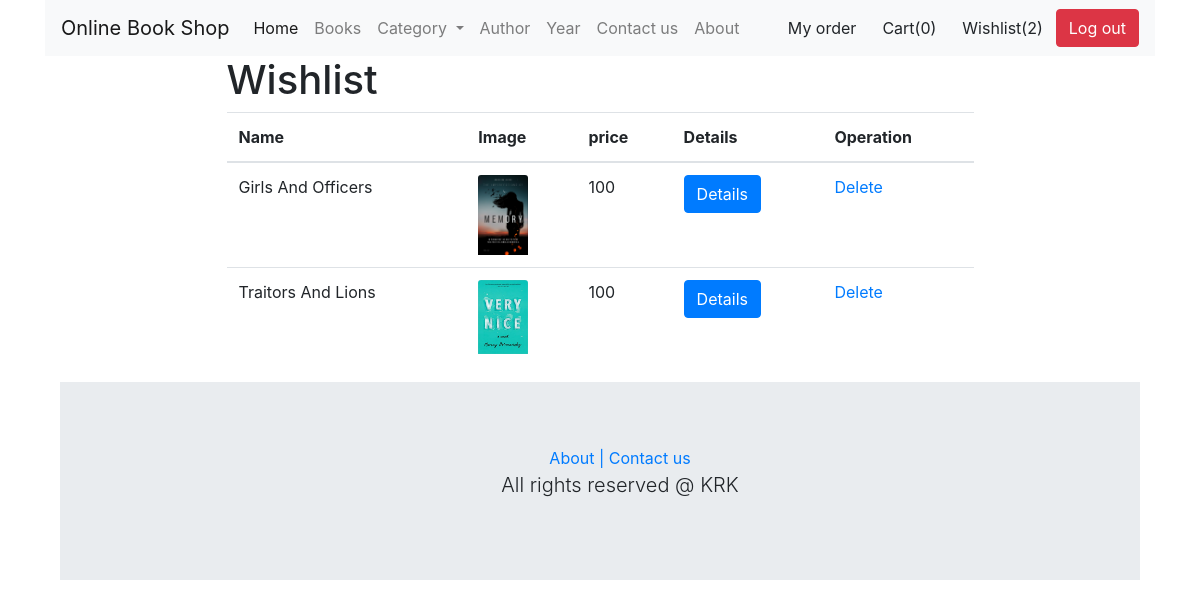
Page /wishlist.php (signed in) on the committed database.
### tables this page shows
CREATE TABLE `wishlist` (
  `wishlist_id` int(255) NOT NULL,
  `user_id` int(255) NOT NULL,
  `book_id` int(255) NOT NULL,
  `book_name` varchar(255) NOT NULL,
  `image` varchar(255) NOT NULL,
  `price` int(255) NOT NULL
);

### wishlist.php (the view, shortened to what this page needs)
<?php require 'header.php'?>
<?php
$sql="select * from wishlist order by book_id desc";
$result=mysqli_query($con,$sql);
?>
<div class="container"  style="width: 70%;" style="float:right;">
<h1>Wishlist</h1>
<table class="table">
  <thead>
  <tr>
      <th scope="col">Name</th>
      <th scope="col">Image</th>
      <th scope="col">price</th>
      <th scope="col">Details</th>
      <th scope="col">Operation</th>
    </tr>
  </thead>
  <tbody>
  <?php while ($row = mysqli_fetch_assoc($result)) { ?>
  <tr>
      <td scope="col"><?php echo $row['book_name'] ;?></td>
      <td scope="col">	<img src="<?php echo PRODUCT_IMAGE_SITE_PATH.$row['image'] ?>" class="card-img-top" alt="..." style="width:50px; heigth:50px;"> </td>
      <td scope="col"><?php echo $row['price']; ?></td>
      <td scope="col"><a href="book.php?book_id=<?php $book_name=$row['book_name'] ;
      $book_result=mysqli_query($con,"select * from book where book_name='$book_name'");
        $book_row=mysqli_fetch_assoc($book_result);
        echo $book_row['book_id'];?>" class="btn btn-primary">Details</a></td>
      <td scope="col">
      <?php echo "<a href='?type=delete&book_id=".$row['book_id']."' > Delete </a>"; ?>
      </td>
    </tr>
  <?php } ?>
  </tbody>
</table>
</div>
<?php require 'footer.php'?>

### header.php (shortened to what this page needs)
<?php require 'connection.php'?>
<!DOCTYPE html>
<html lang="en">
<head>
	<link rel="stylesheet" href="css/normalize.css">
	<link rel="stylesheet" href="css/font-awesome.min.css">
	<link rel="stylesheet" href="css/bootstrap.min.css">
	<link rel="stylesheet" href="style.css">
	<link rel="stylesheet" href="https://cdn.jsdelivr.net/npm/bootstrap@4.5.3/dist/css/bootstrap.min.css">
	<link rel="stylesheet" href="css/responsive.css">
</head>
<body>
	<div class="container">
	<nav class="navbar navbar-expand-lg navbar-fixed-top navbar-light bg-light" >
		<a class="navbar-brand" href="#">Online Book Shop</a>
		<div class="collapse navbar-collapse" id="navbarSupportedContent">
		  <ul class="navbar-nav mr-auto">
			<li class="nav-item active">
			  <a class="nav-link" href="index.php">Home <span class="sr-only">(current)</span></a>
			</li>
			<li class="nav-item">
			  <a class="nav-link" href="all_book.php">Books</a>
			</li>
			<li class="nav-item dropdown">
			  <a class="nav-link dropdown-toggle" href="#" id="navbarDropdown" role="button" data-toggle="dropdown" aria-haspopup="true" aria-expanded="false">
				Category
			  </a>
			</li>
			<li class="nav-item">
			  <a class="nav-link" href="author_name.php">Author</a>
			</li>
			<li class="nav-item">
			  <a class="nav-link" href="year_list.php">Year</a>
			</li>
			<li class="nav-item">
			  <a class="nav-link" href="contact.php">Contact us</a>
			</li>
			<li class="nav-item">
			  <a class="nav-link" href="#">About</a>
			</li>
		  </ul>
<?php
if(isset( $_SESSION['user_login'])){ ?>
	<a href="myorder.php"><button type="button" class="btn btn-light" >My order</button></a>
	<a href="cart.php"><button type="button" class="btn btn-light" >Cart(<?php
	if(isset($_SESSION['cart'])){
		$count=count($_SESSION['cart']);
		echo $count;
	}
	else{
		echo "0";
	}
	 ?>)</button></a>	<a href="wishlist.php"><button type="button" class="btn btn-light" >Wishlist(<?php
			$sql="select * from wishlist";
			$result=mysqli_query($con,$sql);
			$count=mysqli_num_rows($result);
			echo $count;
		 ?>)</button></a>
	<a href="logout.php"><button type="button" class="btn btn-danger" >Log out</button></a>
<?php }
?>
      </div>
	  </nav>

### footer.php (shortened to what this page needs)
</body>
</html>
<div class="container">
	  <div class="jumbotron jumbotron-fluid">
		<div class="container">
			<center>
				<ul>
					<a href="#">About | </a>
					<a href="contact.php">Contact us</a>
					<br>
					<p class="lead">All rights reserved @ KRK</p>
				</ul>
		</center>
		</div>
	  </div>
	  </div>

### rows in the picture
wishlist: book_name "Girls And Officers", image (picture), price "100"
wishlist: book_name "Traitors And Lions", image (picture), price "100"

### other values in the picture
$count "2"
